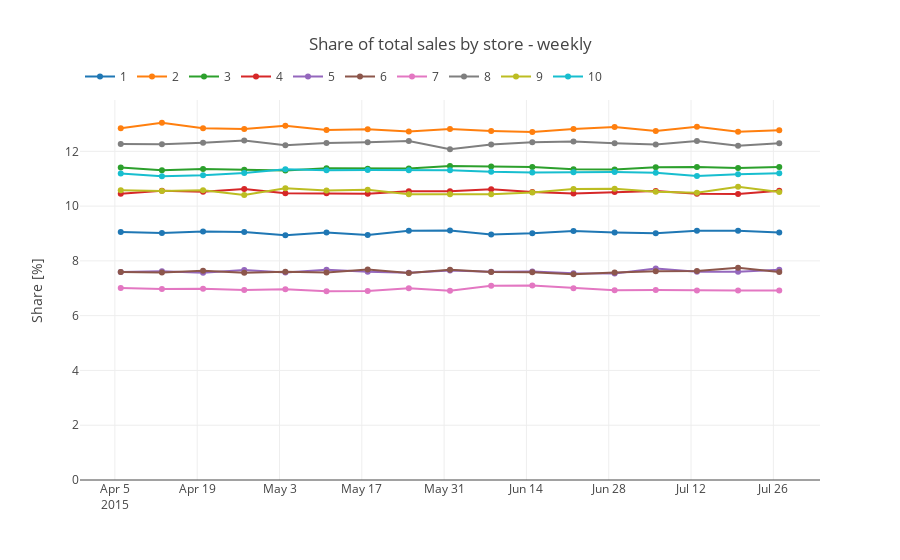

Notebook cell for this chart:
### Code cell
df_share_by_store = df_week[hierarchy['total']].divide(df_week['total'], axis=0)*100

df_share_by_store = df_share_by_store['2015-04-01':'2015-08-01']
bplot.plot_timeseries(df_share_by_store, labels=df_share_by_store.columns,
                      title = 'Share of total sales by store - weekly', ylabel='Share [%]')
